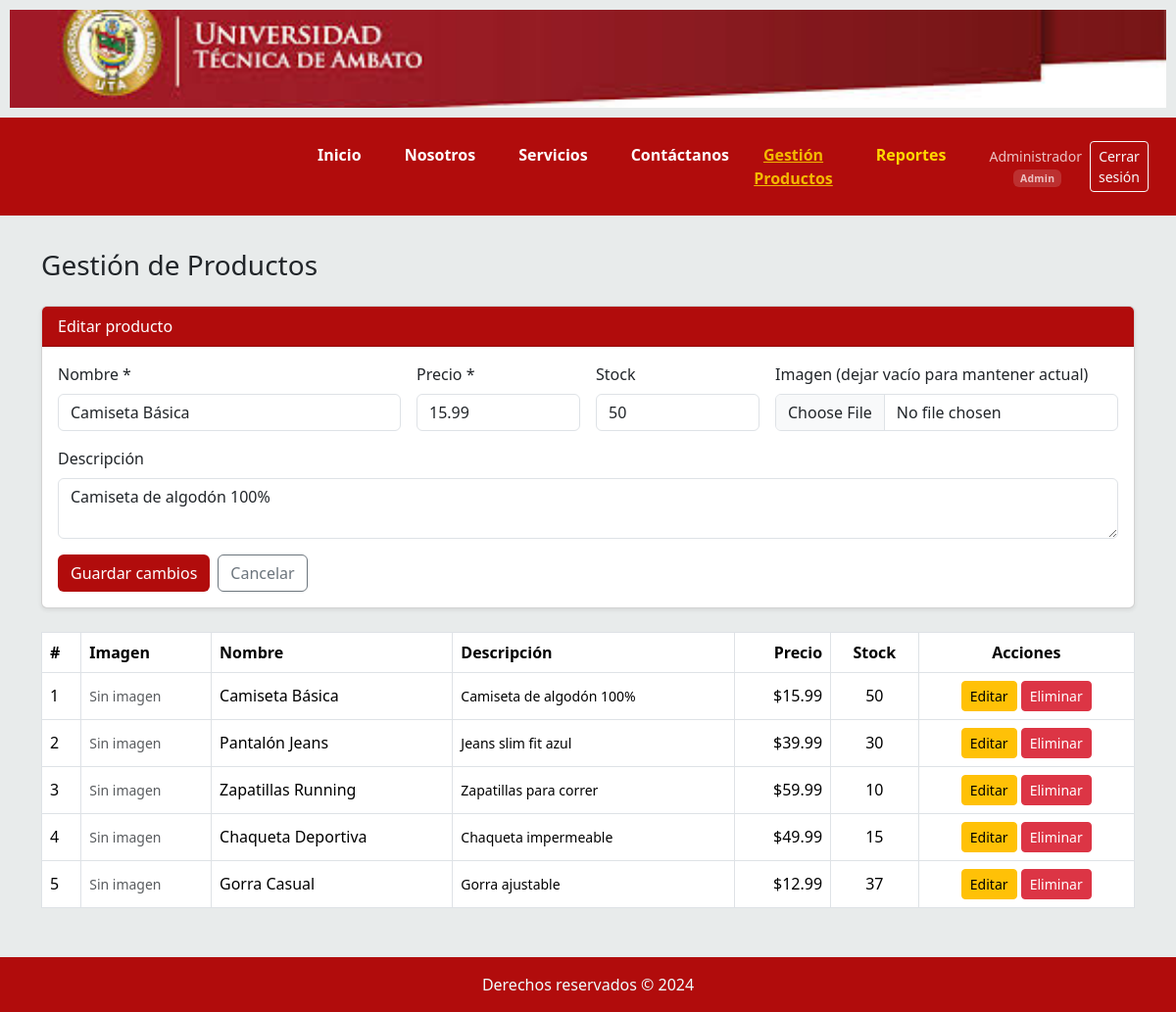
The page /index.php?option=AdminProductos&edit_id=1 (signed in) on the database its author committed.
### tables this page shows
CREATE TABLE productos (
    id          INT(11) NOT NULL AUTO_INCREMENT,
    nombre      VARCHAR(150) NOT NULL,
    descripcion TEXT DEFAULT NULL,
    precio      DECIMAL(10,2) NOT NULL,
    stock       INT(11) NOT NULL DEFAULT 0,
    imagen      VARCHAR(255) DEFAULT NULL,
    PRIMARY KEY (id)
);

### controller/controller.php (called while the page is built)
<?php
class controllersEnlaces
{
    public function platilla()
    {
        include "views/template.php";
    }
    public function controladorEnlaces()
    {
        $opcion = isset($_GET["option"]) ? $_GET["option"] : "Inicio";
        $pagina = modeloEnlaces::EnlacesPaginas($opcion);
        include $pagina;
    }
}
?>

### index.php (called while the page is built, shortened)
<?php
require_once "controller/controller.php";
$mvc = new controllersEnlaces();
$mvc->platilla();
?>

### models/producto_model.php (called while the page is built, shortened)
<?php
class ProductoModel
{
    public static function obtenerTodos()
    {
        $con = getConexion();
        $resultado = mysqli_query($con, "SELECT * FROM productos ORDER BY id ASC");
        $productos = [];
        while ($fila = mysqli_fetch_assoc($resultado)) {
            $productos[] = $fila;
        }
        return $productos;
    }
    public static function obtenerPorId($id)
    {
        $con  = getConexion();
        $stmt = mysqli_prepare($con, "SELECT * FROM productos WHERE id = ?");
        mysqli_stmt_bind_param($stmt, "i", $id);
        mysqli_stmt_execute($stmt);
        $resultado = mysqli_stmt_get_result($stmt);
        return mysqli_fetch_assoc($resultado);
    }
}
?>

### views/adminproductos.php (the view, shortened to what this page needs)
<?php
require_once "models/producto_model.php";
$editar  = null;
$edit_id = isset($_GET['edit_id']) ? (int)$_GET['edit_id'] : 0;
if ($edit_id > 0) {
    $editar = ProductoModel::obtenerPorId($edit_id);
}
$productos = ProductoModel::obtenerTodos();
?>
<h3 class="mb-4">Gestión de Productos</h3>
<div class="card mb-4 shadow-sm">
    <div class="card-header text-white" style="background:rgb(177,12,12);">
        <?= $editar ? 'Editar producto' : 'Nuevo producto' ?>
    </div>
    <div class="card-body">
        <form method="post" action="action.php" enctype="multipart/form-data">
            <div class="row g-3">
                <div class="col-md-4">
                    <label class="form-label">Nombre *</label>
                    <input type="text" name="nombre" class="form-control" required
                           value="<?= htmlspecialchars($editar['nombre'] ?? '') ?>">
                </div>
                <div class="col-md-2">
                    <label class="form-label">Precio *</label>
                    <input type="number" name="precio" class="form-control" step="0.01" min="0.01" required
                           value="<?= htmlspecialchars($editar['precio'] ?? '') ?>">
                </div>
                <div class="col-md-2">
                    <label class="form-label">Stock</label>
                    <input type="number" name="stock" class="form-control" min="0"
                           value="<?= htmlspecialchars($editar['stock'] ?? '0') ?>">
                </div>
                <div class="col-md-4">
                    <label class="form-label">
                        Imagen <?= $editar ? '(dejar vacío para mantener actual)' : '' ?>
                    </label>
                    <input type="file" name="imagen" class="form-control" accept="image/*">
                </div>
                <div class="col-12">
                    <label class="form-label">Descripción</label>
                    <textarea name="descripcion" class="form-control" rows="2"><?= htmlspecialchars($editar['descripcion'] ?? '') ?></textarea>
                </div>
                <div class="col-12 d-flex gap-2">
                    <button type="submit" class="btn text-white" style="background:rgb(177,12,12);">
                        <?= $editar ? 'Guardar cambios' : 'Agregar producto' ?>
                    </button>
                    <?php if ($editar): ?>
                        <a href="index.php?option=AdminProductos" class="btn btn-outline-secondary">Cancelar</a>
                    <?php endif; ?>
                </div>
            </div>
        </form>
    </div>
</div>
<div class="table-responsive">
    <table class="table table-bordered table-hover align-middle">
        <thead class="text-white" style="background:rgb(177,12,12);">
            <tr>
                <th>#</th>
                <th>Imagen</th>
                <th>Nombre</th>
                <th>Descripción</th>
                <th class="text-end">Precio</th>
                <th class="text-center">Stock</th>
                <th class="text-center">Acciones</th>
            </tr>
        </thead>
        <tbody>
            <?php if (empty($productos)): ?>
            <tr><td colspan="7" class="text-center text-muted">No hay productos registrados.</td></tr>
            <?php else: ?>
            <?php foreach ($productos as $p): ?>
            <tr>
                <td><?= $p['id'] ?></td>
                <td>
                    <?php if (!empty($p['imagen'])): ?>
                        <img src="image/productos/<?= htmlspecialchars($p['imagen']) ?>"
                             style="height:50px;object-fit:cover;border-radius:4px;"
                             alt="<?= htmlspecialchars($p['nombre']) ?>">
                    <?php else: ?>
                        <span class="text-muted small">Sin imagen</span>
                    <?php endif; ?>
                </td>
                <td><?= htmlspecialchars($p['nombre']) ?></td>
                <td class="small"><?= htmlspecialchars($p['descripcion']) ?></td>
                <td class="text-end">$<?= number_format($p['precio'], 2) ?></td>
                <td class="text-center"><?= (int)$p['stock'] ?></td>
                <td class="text-center">
                    <a href="index.php?option=AdminProductos&edit_id=<?= $p['id'] ?>"
                       class="btn btn-sm btn-warning">Editar</a>
                    <form method="post" action="action.php" class="d-inline"
                          onsubmit="return confirm('¿Eliminar este producto?');">
                        <button type="submit" class="btn btn-sm btn-danger">Eliminar</button>
                    </form>
                </td>
            </tr>
            <?php endforeach; ?>
            <?php endif; ?>
        </tbody>
    </table>
</div>

### css/style.css (style rules this page uses)
body { background: rgb(232, 235, 235); display: flex; flex-direction: column; min-height: 100vh; }

### rows shown on the page
productos: nombre "Camiseta Básica", precio "15.99", stock "50", descripcion "Camiseta de algodón 100%", id "1", shows "Sin imagen"
productos: id "2", shows "Sin imagen", nombre "Pantalón Jeans", descripcion "Jeans slim fit azul", precio "39.99", stock "30"
productos: id "3", shows "Sin imagen", nombre "Zapatillas Running", descripcion "Zapatillas para correr", precio "59.99", stock "10"
productos: id "4", shows "Sin imagen", nombre "Chaqueta Deportiva", descripcion "Chaqueta impermeable", precio "49.99", stock "15"
productos: id "5", shows "Sin imagen", nombre "Gorra Casual", descripcion "Gorra ajustable", precio "12.99", stock "37"

### other values the page prints
$_SESSION['usuario_nombre'] "Administrador"
